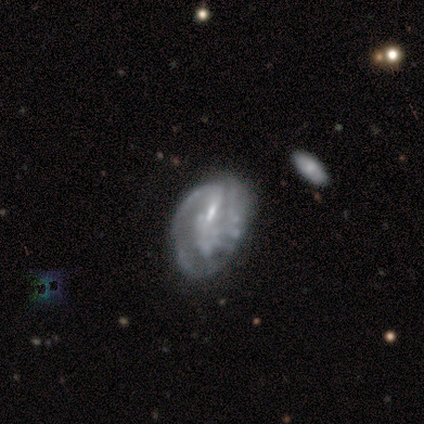
#> input picture images/img3.png, 424 x 424 px, given as the content of the folder e-galaxy-challenge/images_training_rev1/images_training_rev1, which was not available
$ python get_data.py
#> lines starting #> are read from the running program, lines starting #| are printed output that depends on the picture; after the words box and inside, x2 and y2 are one past the last pixel; in counts of white or black regions, pixels touching at a corner belong together; pictures that were not available may be replaced by others from this repository, and a replacement may not be noted
### cut_and_scale_img.py
'''process image to grayscaled, cutted, scaled image'''
import cv2

def read_path(path):
    '''return image object'''
#> called with path = '_only/img3.png'
    image = cv2.imread(path)
#> image is the input picture: shape (424, 424, 3); mean B, G, R 22.2, 21.6, 24.3
    return image

def cut_image(image):
    '''return cutted image, which is the central
    part of the image'''
    width = int(image.shape[1])
#> width = 424
    height = int(image.shape[0])
#> height = 424
    cropped = image[int(width/4):int(3*width/4),
                    int(height/4):int(3*height/4)]
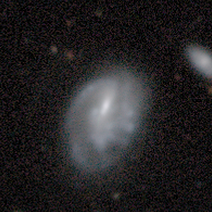
#> cropped: shape (212, 212, 3); mean B, G, R 36.4, 35.3, 37.2
    return cropped

def scale_image(image):
    '''scale image on 50 %'''
    width = int(image.shape[1] * 50 / 100)
#> width = 106
    height = int(image.shape[0] * 50 / 100)
#> height = 106
    dim = (width, height)
#> dim = (106, 106)
    resized = cv2.resize(image, dim, interpolation = cv2.INTER_AREA)
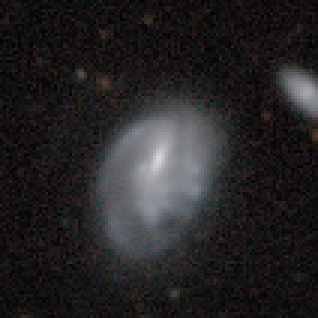
#> resized: shape (106, 106, 3) (shown 3 times larger); mean B, G, R 36.5, 35.4, 37.3
    return resized

def in_grey(image):
    '''return grayscaled image'''
    gray_image = cv2.cvtColor(image, cv2.COLOR_BGR2GRAY)
    return gray_image

def process_image(path):
    '''run procesed image'''
    return in_grey(scale_image(cut_image(read_path(path))))

# [6 lines left out: function viewImage, not called in this run]

# [5 lines that do not run on import are left out]
    # [8 lines of commented-out code are left out]

### prepare_image.py
'''class for keeping images for more convenient usage'''
import cv2
from segmentation import segmantate, border


class PrepareImage:
    '''class for transforming image depended on needed process'''
    def __init__(self, image, path=''):
#> called with path = '_only/img3.png'
        if path != '':
            self.id = path[-10:-4]
#> self.id = 'y/img3'
        else:
            self.id = ''
        self.path = path
        self.image = image

        self.segmanated = self.to_segmentate()
        self.border = self.get_border()
        self.centr = self.get_central_part()

    def to_segmentate(self, step=15):
        '''return segmentated image'''
        return segmantate(self.image, step)

    # [7 lines left out: function compact, not called in this run]

    def get_border(self):
        '''return image that contain only border of self'''
        img = border(self.image)
        width = int(img.shape[1] * 50 / 100)
        height = int(img.shape[0] * 50 / 100)
        dim = (width, height)
        resized = cv2.resize(img, dim, interpolation = cv2.INTER_AREA)
        return resized


    def get_central_part(self):
        '''return central part of image'''
        width = int(self.image.shape[1])
        height = int(self.image.shape[0])
        cropped = self.image[int(width/4):int(3*width/4),
                    int(height/4):int(3*height/4)]
        return cropped

    # [20 lines left out: functions rotate, set_img, not called in this run]

### segmentation.py
'''this module work with segmentation of the images'''
import cv2
import numpy as np
from copy import copy

# [6 lines left out: function viewImage, not called in this run]

def segmantate(gray, step=15):
    '''return segmantated image
    step - step between minimal differences of
    brights of pixels'''
#> called with step = 15
    high = 255
    segmantated = copy(gray)
    while(1):
        low = high - step
        col_to_be_changed_low = np.array([low])
        col_to_be_changed_high = np.array([high])
        curr_mask = cv2.inRange(segmantated, col_to_be_changed_low, col_to_be_changed_high)
        segmantated[curr_mask > 0] = (high)
        high -= step
        if(low <= step): # make almost black pixels completely black
            curr_mask = cv2.inRange(segmantated, np.array([0]), col_to_be_changed_high)
            segmantated[curr_mask > 0] = (0)
            break
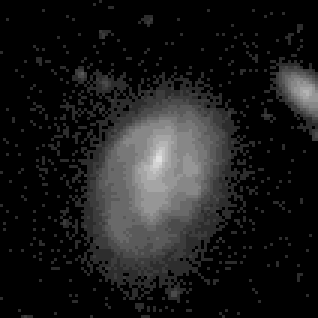
#> segmantated: shape (106, 106) (shown 3 times larger); min 0, max 225, mean 27.2
#> after the loop, high = 15
    return segmantated

def border(gray):
    '''return border of the object on the image as other image'''
    high = 165
    step = 30
    border = copy(gray)
    curr_mask = cv2.inRange(border, np.array([165]), np.array([255]))
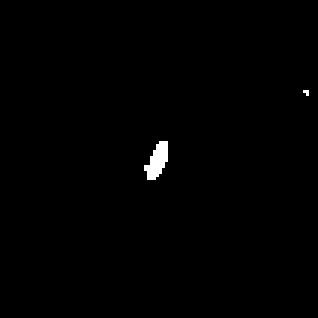
#> curr_mask: shape (106, 106) (shown 3 times larger); 0.59% white; 2 white regions (1 under 20 px), largest, box (x1, y1, x2, y2) and area: (48, 47, 56, 60) 63
    border[curr_mask > 0] = (0)
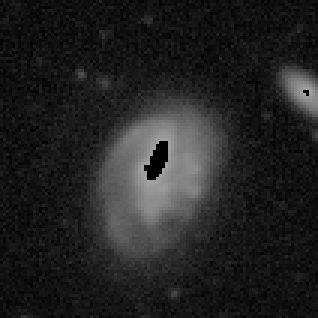
#> border: shape (106, 106) (shown 3 times larger); min 0, max 164, mean 35.1
    curr_mask = cv2.inRange(border, np.array([0]), np.array([105]))
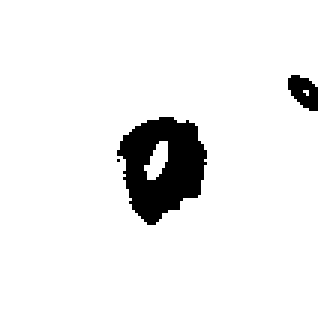
#> curr_mask: shape (106, 106) (shown 3 times larger); 93.1% white; 3 black regions (1 under 20 px), largest, box (x1, y1, x2, y2) and area: (39, 39, 69, 75) 689, (96, 25, 106, 37) 81
    border[curr_mask > 0] = (0)
    for i in range(2):
        low = high - step
        col_to_be_changed_low = np.array([low])
        col_to_be_changed_high = np.array([high])
        curr_mask = cv2.inRange(border, col_to_be_changed_low, col_to_be_changed_high)
        border[curr_mask > 0] = (high)
        high -= step
#> border: shape (106, 106); min 0, max 165, mean 10
#> after the loop, high = 105
    return border


# [7 lines that do not run on import are left out]

### get_data.py
'''return numpy arrays with images and data'''
import csv
import pathlib
from numpy import array
from cut_and_scale_img import process_image
from prepare_image import PrepareImage

def get_data():
    '''return lists of the images and labels'''
    TRAIN_IMAGES_PATH = r'D:\programing\second_semester\home_work\galaxy-zoo-the-galaxy-challenge\images_training_rev1\images_training_rev1'
    TRAIN_CHARACTERISTIC_PATH = r'D:\programing\second_semester\home_work\galaxy-zoo-the-galaxy-challenge\training_solutions_rev1\training_solutions_rev1.csv'

    NUM_OF_TRAINS = 5000
    # number of used images

    train_images = []
    images_dir = pathlib.Path(TRAIN_IMAGES_PATH).iterdir()
    i = 0

    for path in images_dir:
        path = '\\'.join(str(path).split('\\'))
        train_images.append(PrepareImage(process_image(path), path))
#> in get_central_part, `cropped = self.image[int(width/4):int(3*width/4), int(height/4):int(3*..`:
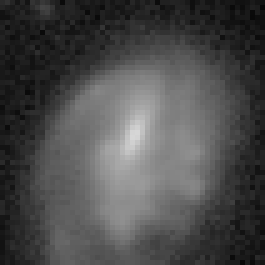
#> cropped: shape (53, 53) (shown 5 times larger); min 7, max 214, mean 75.4
        i += 1
        if i == NUM_OF_TRAINS:
            break

    train_labels = {'Class1': [], 'Class2': [], 'Class3': [], 'Class4': [],
                   'Class5': [], 'Class6': [], 'Class7': [], 'Class8': [],
                   'Class9': [], 'Class10': [], 'Class11': []
                   }

#> (the run stopped early here; a loop or call above may not have finished)

$ run again, on images/img4.png
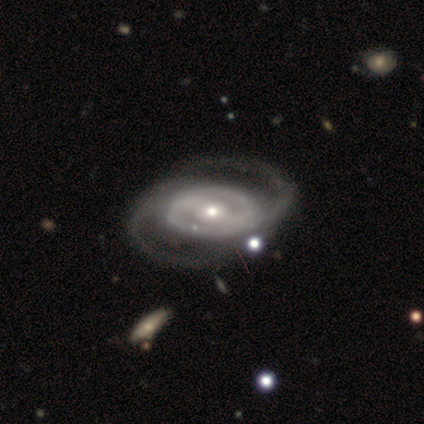
#> input picture images/img4.png, 424 x 424 px, given as the content of the folder e-galaxy-challenge/images_training_rev1/images_training_rev1, which was not available
#> in read_path, image is the input picture: shape (424, 424, 3); mean B, G, R 23.1, 23.1, 25.4
#> in cut_image, `width = int(image.shape[1])`: width = 424
#> in scale_image, `width = int(image.shape[1] * 50 / 100)`: width = 106
#> in scale_image, `dim = (width, height)`: dim = (106, 106)
#> self.id = 'y/img4'
#> after the loop in segmantate, `while(1):`:
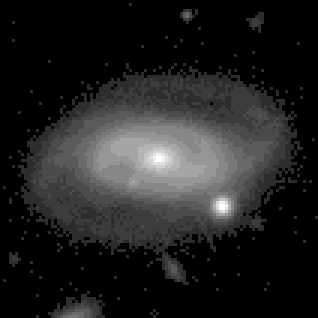
#> segmantated: shape (106, 106) (shown 3 times larger); min 0, max 255, mean 33.9
#> after the loop in segmantate, `while(1):`: high = 15
#> after the loop in border, `for i in range(2):`: high = 105
#> in get_central_part, `cropped = self.image[int(width/4):int(3*width/4), int(height/4):int(3*..`:
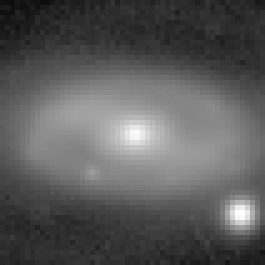
#> cropped: shape (53, 53) (shown 5 times larger); min 13, max 254, mean 90

$ run again, on images/img5.png
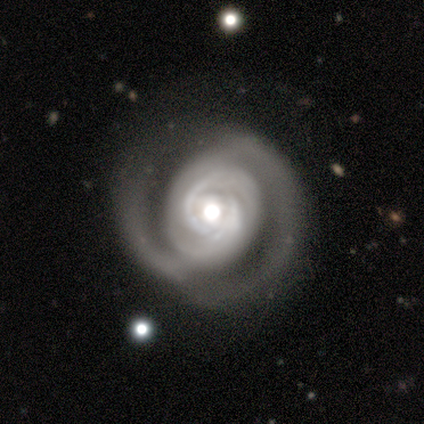
#> input picture images/img5.png, 424 x 424 px, given as the content of the folder e-galaxy-challenge/images_training_rev1/images_training_rev1, which was not available
#> in read_path, image is the input picture: shape (424, 424, 3); mean B, G, R 31.2, 32.4, 33.2
#> in cut_image, `width = int(image.shape[1])`: width = 424
#> in scale_image, `width = int(image.shape[1] * 50 / 100)`: width = 106
#> in scale_image, `dim = (width, height)`: dim = (106, 106)
#> self.id = 'y/img5'
#> after the loop in segmantate, `while(1):`:
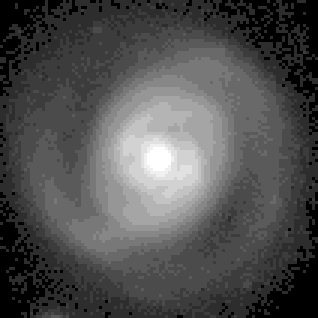
#> segmantated: shape (106, 106) (shown 3 times larger); min 0, max 255, mean 79.8
#> after the loop in segmantate, `while(1):`: high = 15
#> after the loop in border, `for i in range(2):`: high = 105
#> in get_central_part, `cropped = self.image[int(width/4):int(3*width/4), int(height/4):int(3*..`:
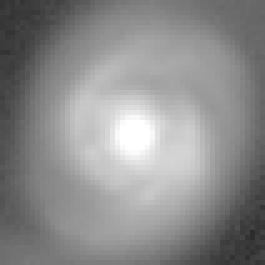
#> cropped: shape (53, 53) (shown 5 times larger); min 44, max 255, mean 140.1
